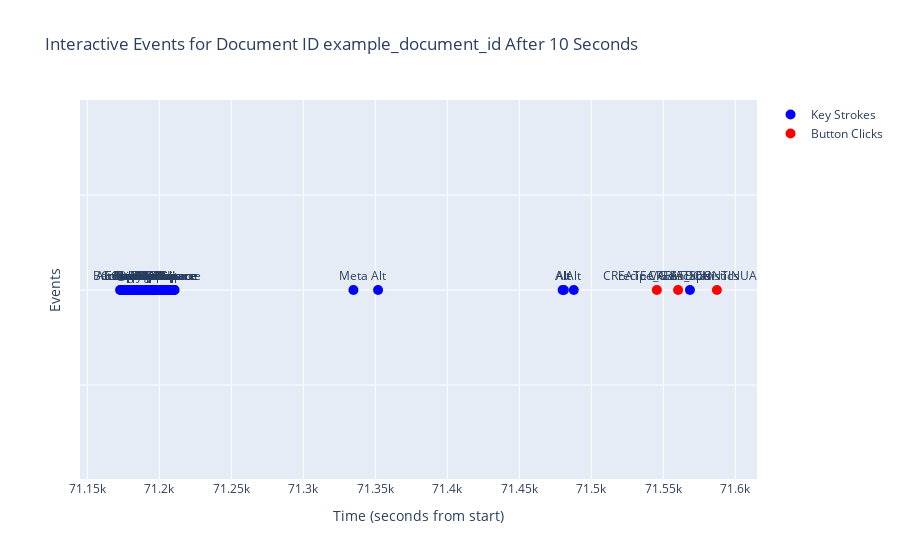

The notebook cell this image was saved under:
### Code cell
# Prepare data for plotting
key_events = [event for event in filtered_events if event["type"] == "key"]
button_events = [event for event in filtered_events if event["type"] == "button"]

# Create plotly figure
fig = make_subplots()

# Add key events
fig.add_trace(go.Scatter(
    x=[event["normalized_time"] for event in key_events],
    y=[1] * len(key_events),
    mode='markers+text',
    name='Key Strokes',
    text=[event["action"] for event in key_events],
    textposition='top center',
    marker=dict(color='blue', size=10)
))

# Add button events
fig.add_trace(go.Scatter(
    x=[event["normalized_time"] for event in button_events],
    y=[1] * len(button_events),
    mode='markers+text',
    name='Button Clicks',
    text=[event["action"] for event in button_events],
    textposition='top center',
    marker=dict(color='red', size=10)
))

# Update layout for better viewing
fig.update_layout(
    title=f'Interactive Events for Document ID {doc_id} After {x_seconds} Seconds',
    xaxis_title='Time (seconds from start)',
    yaxis_title='Events',
    yaxis=dict(showticklabels=False),  # Hide y-axis labels
    showlegend=True
)

# Display the figure
fig.show()

### Figure 1 — Plotly figure (JSON) as saved in the notebook; plotly's stock layout.template omitted (floating-point values rounded to 4 significant figures; data arrays with more than 128 entries replaced by an {"elided": "..."} marker saying what was removed)
{"data": [{"marker": {"color": "blue", "size": 10}, "mode": "markers+text", "name": "Key Strokes", "text": {"elided": "164 str values"}, "textposition": "top center", "type": "scatter", "x": {"elided": "164 float values"}, "y": {"elided": "164 int values"}}, {"marker": {"color": "red", "size": 10}, "mode": "markers+text", "name": "Button Clicks", "text": ["CREATE VARIATION", "recipe_Gain_Statistics", "CREATE CONTINUATION"], "textposition": "top center", "type": "scatter", "x": [71550.0, 71560.0, 71590.0], "y": [1, 1, 1]}], "layout": {"showlegend": true, "title": {"text": "Interactive Events for Document ID example_document_id After 10 Seconds"}, "xaxis": {"anchor": "y", "domain": [0, 1], "title": {"text": "Time (seconds from start)"}}, "yaxis": {"anchor": "x", "domain": [0, 1], "showticklabels": false, "title": {"text": "Events"}}}}
